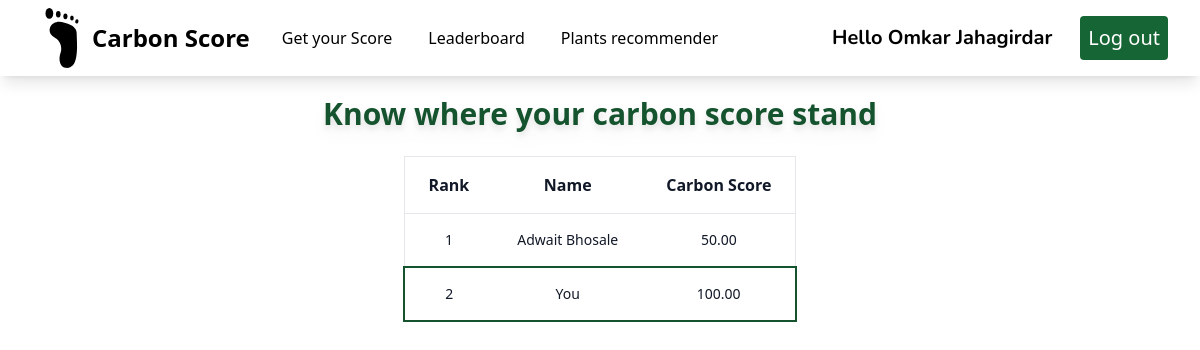
/leaderboard/ (signed in), run on an earlier commit of the app's database.
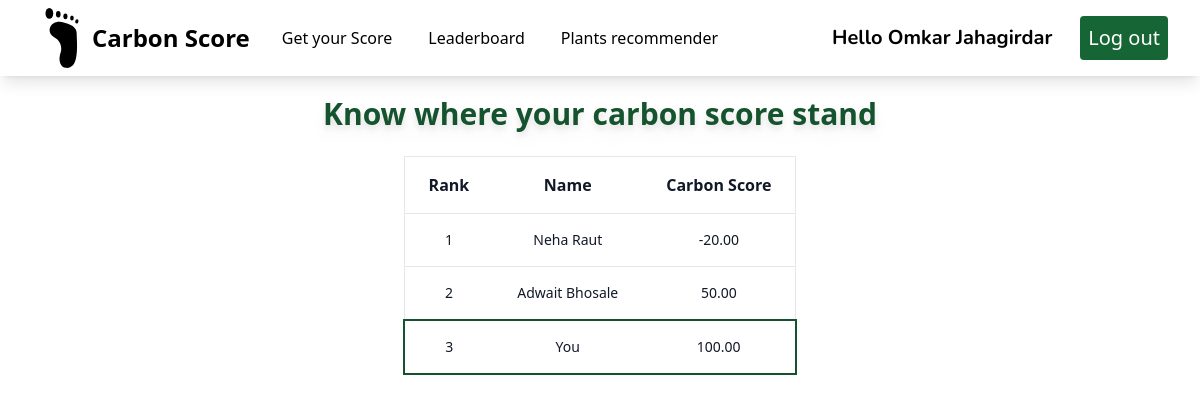
And on a later commit of the database.
### userauth/models.py (models this page shows, shortened)
class Account(AbstractBaseUser):
    email           = models.EmailField(max_length=50, unique =True)
    fullname        = models.CharField(max_length=20)
    carbon_score    = models.DecimalField(default=0, max_digits=5, decimal_places=2)
    is_admin        = models.BooleanField(default=False)
    is_active       = models.BooleanField(default=True)
    is_staff        = models.BooleanField(default=False)
    is_superuser    = models.BooleanField(default=False)
    date_joined     = models.DateTimeField(verbose_name="date joined", auto_now_add=True)
    objects = MyAccountManager()
    USERNAME_FIELD = 'email'
    REQUIRED_FIELDS = ['fullname',]

### mainapp/views.py (the view)
# urls.py: path('leaderboard/', views.leaderboard, name='leaderboard'),
@login_required_message(message="Please log in, in order to view the requested page.")
@login_required
def leaderboard(request):
    if request.user.is_admin:
        return redirect('adminuser')
    users = Account.objects.filter(is_admin=False).order_by('carbon_score')
    context = {
        'users':users,
    }
    return render(request, 'mainapp/leaderboard.html', context)

### utils/decorator.py (called while the page is built)
def user_passes_test(test_func, message=default_message):
    def decorator(view_func):
        @wraps(view_func)
        def _wrapped_view(request, *args, **kwargs):
            if not test_func(request.user):
                messages.error(request, message)
            return view_func(request, *args, **kwargs)
        return _wrapped_view
    return decorator

def login_required_message(function=None, message=default_message):
    actual_decorator = user_passes_test(
        lambda u: u.is_authenticated, #fixed by removing ()
        message=message,
    )
    if function:
        return actual_decorator(function)
    return actual_decorator

### mainapp/templates/mainapp/leaderboard.html (shortened to what this page needs)
{% extends 'mainapp/base.html' %}
{% load static %}
{% block content %}
<div class= "py-4"></div>
<p class="py-4 text-center text-green-900 text-3xl font-bold pt-16 drop-shadow-lg  hover:underline-offset-8">Know where your carbon score stand </p>
<div class="flex flex-col  overflow-x-hidden">
    <div class="overflow-x-hidden sm:-mx-6 lg:-mx-8">
      <div class="py-2 block sm:px-6 lg:px-8">
        <div class="overflow-x-hidden flex justify-center">
          <table class="border text-center">
            <thead class="bg-white border-b">
              <tr>
                <th scope="col" class="text-md font-bold text-gray-900 px-6 py-4 text-center">
                  Rank
                </th>
                <th scope="col" class="text-md font-bold text-gray-900 px-6 py-4 text-center">
                  Name
                </th>
                <th scope="col" class="text-md font-bold text-gray-900 px-6 py-4 text-center">
                  Carbon Score
                </th>
              </tr>
            </thead>
            {% for user in users %}
            <tbody>
              {% if request.user == user %}
              <tr class="bg-white border border-2 border-green-900 text-white transition duration-300 ease-in-out hover:bg-gray-100">
                <td class="px-6 py-4 text-sm font-medium text-gray-900 cursor-pointer">
                  {{ forloop.counter }}
                </td>
                <td class="text-sm text-gray-900 font-normal px-6 py-4">
                  {% if request.user == user %}
                    You
                  {% else %}
                    {{ user.fullname }}
                  {% endif %}
                </td>
                <td class="text-sm text-gray-900 font-normal px-6 py-4">
                  {{ user.carbon_score }}
                </td>
              </tr>
                  {% else %}
              <tr class="bg-white border-b transition duration-300 ease-in-out hover:bg-gray-100">
                <td class="px-6 py-4 text-sm font-medium text-gray-900 cursor-pointer">
                  {{ forloop.counter }}
                </td>
                <td class="text-sm text-gray-900 font-normal px-6 py-4">
                  {% if request.user == user %}
                    You
                  {% else %}
                    {{ user.fullname }}
                  {% endif %}
                </td>
                <td class="text-sm text-gray-900 font-normal px-6 py-4">
                  {{ user.carbon_score }}
                </td>
              </tr>
              {% endif %}
            </tbody>
            {% endfor %}
          </table>
        </div>
      </div>
    </div>
  </div>
{% endblock content %}

### mainapp/templates/mainapp/base.html (shortened to what this page needs)
{% load static %}
<!DOCTYPE html>
<html lang="en" class="scroll-smooth">
<head>
  <script src="https://cdn.tailwindcss.com"></script>
  <script src="https://cdn.tailwindcss.com"></script>
</head>
<body>
  <nav class="bg-white shadow-lg fixed w-full z-10 pb-0">
    <div class="px-8">
      <div class="flex justify-between">
        <div class="flex space-x-7">
          <div>
            <a href="{% url 'home' %}" class="flex items-center py-2">
              <span class="font-bold text-2xl">Carbon Score </span>
            </a>
          </div>
          <div class="flex justify-between items-center hover:bg-gray-300 p-1">
            <a href="{% url 'homeappliances' %}" class="font-medium text-md">Get your Score </a>
          </div>
          <div class="flex justify-between items-center hover:bg-gray-300 p-1">
            <a href="{% url 'leaderboard' %}" class="font-medium text-md">Leaderboard </a>
          </div>
          <div class="flex justify-between items-center hover:bg-gray-300 p-1">
            <a href="{% url 'homeappliances' %}" class="font-medium text-md">Plants recommender </a>
          </div>
        </div>
        <div class="hidden md:flex items-center space-x-3 ">
        {% if user.is_authenticated %}
        <h1 class="px-4 text-xl font-bold font-nunito">Hello {{ user.fullname }}</h1>
          <form method="POST" action="{% url 'logout' %}">
            <button class="py-2 px-2 text-xl font-medium text-white rounded bg-green-800 transition duration-300 " type="submit">Log out</button>
        </form>
        {% endif %}
      </div>
      </div>
    </div>
</nav>
  {% block content %}{% endblock content %}
</body>
</html>

What changed in the data, as far as the page shows it:
added Account: fullname "Neha Raut", carbon_score "-20.00"
